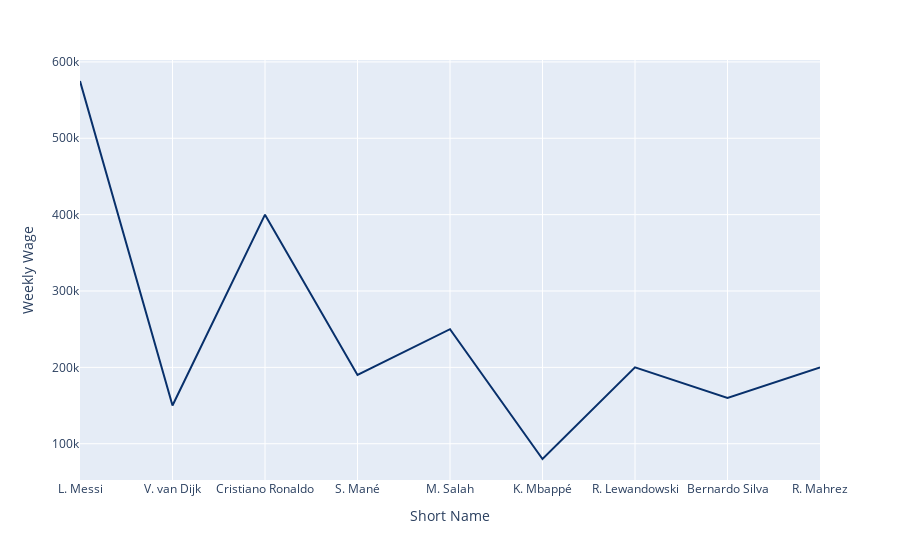

The code cell stored with this chart in its notebook:
### Markdown cell above
## Wage distribution
In the following graph we observe how wage is distributed among top 10 players. The plot is ordered by top 10 Ballon d'Or results by names, in the x-axis, being the firsts in the left and descending towards the right. it can be seen that Players in the first places have higher wages.

### Code cell
wage_dist = px.line(fifa_19, x="short_name", y="wage_eur", color_discrete_sequence= px.colors.sequential.Blues_r, labels={"short_name": "Short Name", "wage_eur": "Weekly Wage"})
wage_dist.show()

### Figure 1 — Plotly figure (JSON) as saved in the notebook; plotly's stock layout.template omitted (floating-point values rounded to 4 significant figures)
{"data": [{"hovertemplate": "Short Name=%{x}<br>Weekly Wage=%{y}<extra></extra>", "legendgroup": "", "line": {"color": "rgb(8,48,107)", "dash": "solid"}, "marker": {"symbol": "circle"}, "mode": "lines", "name": "", "orientation": "v", "showlegend": false, "type": "scatter", "x": ["L. Messi", "V. van Dijk", "Cristiano Ronaldo", "S. Mané", "M. Salah", "K. Mbappé", "R. Lewandowski", "Bernardo Silva", "R. Mahrez"], "xaxis": "x", "y": [575000, 150000, 400000, 190000, 250000, 80000, 200000, 160000, 200000], "yaxis": "y"}], "layout": {"legend": {"tracegroupgap": 0}, "margin": {"t": 60}, "xaxis": {"anchor": "y", "domain": [0, 1], "title": {"text": "Short Name"}}, "yaxis": {"anchor": "x", "domain": [0, 1], "title": {"text": "Weekly Wage"}}}}
